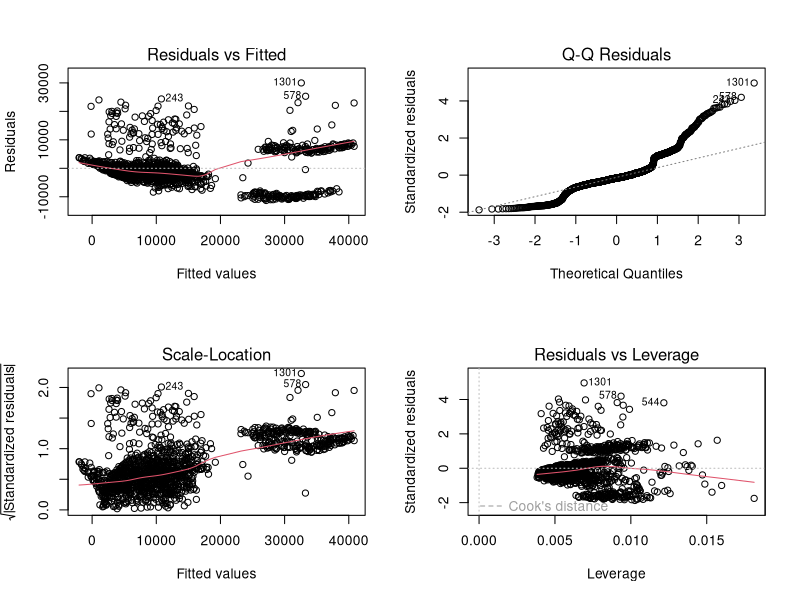

Write R code to recreate this figure.
## Asssumption Homoscedasticity of residuals or equal variance

## Import the csv and make sure the data does not have the character vectors converted to factors
df = read.csv('insurance_cleaned.csv', stringsAsFactors = FALSE)

# Set 2 rows and 2 column plot layout to draw four plots in the same window
par(mfrow=c(2,2))

## Build the linear model. Exclude the sex_male and smoker_yes columns because they are dummy variables
mod <- lm(charges ~ age + bmi + children + sex_female + smoker_no + region_northeast + region_northwest + region_southeast + region_southwest, data = df)

## Plot the model to check assumptions
plot(mod)

## Use the top-left (Residuals vs Fitted) and bottom-left (Scale-Location) plots to see how the residuals vary as the fitted values increase
## If the points appear random and the line looks somewhat flat with no increasing or decreasing trend, the condition of homoscedasticity 
## can be accepted

## Conclusion: The condition of homoscedasticity can be accepted



#modAge <- lm(charges ~ age, data = df)
#plot(modAge)